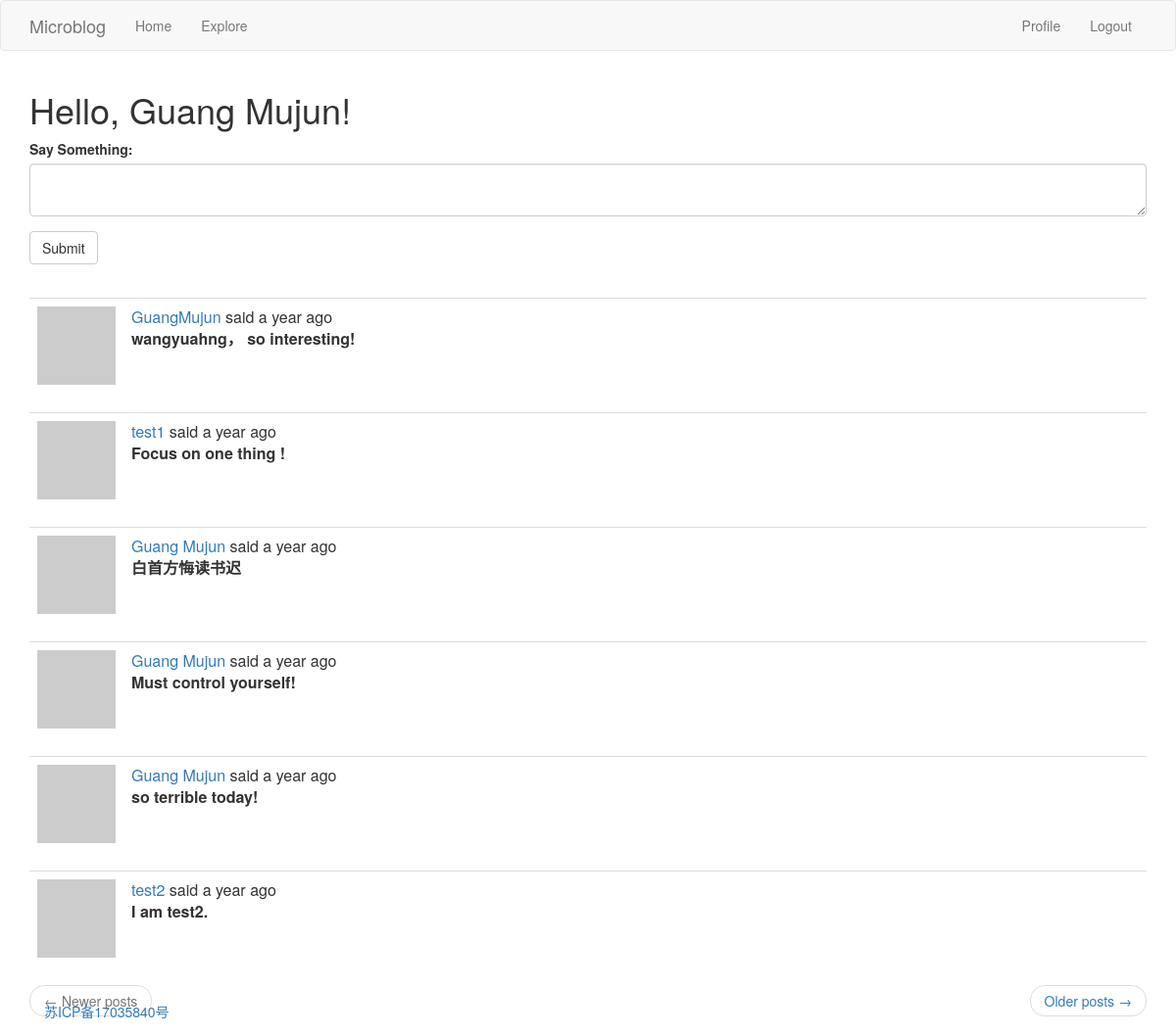
The app's page /index (signed in) with its own data.
### app/models.py (models this page shows, shortened)
class User(UserMixin,db.Model):
	id = db.Column(db.Integer , primary_key = True)
	username = db.Column(db.String(64) , index = True ,unique = True )
	email = db.Column(db.String(120) , index = True ,unique = True)
	password_hash = db.Column(db.String(128))
	posts = db.relationship('Post' , backref = 'author' , lazy = 'dynamic')
	about_me = db.Column(db.String(140))
	last_seen = db.Column(db.DateTime , default = datetime.utcnow)
	followed = db.relationship(
		'User' , secondary = followers ,#secondary 指定用于该关系的关联表
		primaryjoin = (followers.c.follower_id == id),#primaryjoin 通过关联表关联到关注者的条件 followers.c.follower_id 引用followers表中的follower_id列
		secondaryjoin = (followers.c.followed_id == id),#secondaryjoin 通过关联表关联到被关注者的条件
		backref = db.backref('followers' , lazy = 'dynamic') , lazy = 'dynamic'	)
	def avatar(self , size):
		digest = md5(self.email.lower().encode('utf-8')).hexdigest()
		return 'https://www.gravatar.com/avatar/{}?d=identicon&s={}' .format(digest , size)
	def followed_posts(self):
		followed =  Post.query.join(
			followers , (followers.c.followed_id == Post.user_id)	).filter(
				followers.c.follower_id == self.id)
		own = Post.query.filter_by(user_id = self.id)
		return followed.union(own)	.order_by(Post.timestamp.desc())

class Post(db.Model):
	id = db.Column(db.Integer , primary_key = True )
	body = db.Column(db.String(140))
	timestamp = db.Column(db.DateTime , index = True , default = datetime.utcnow)
	user_id = db.Column(db.Integer , db.ForeignKey ('user.id'))

### app/routes.py (the view)
@App.route('/', methods = ['GET' , 'POST'])
@App.route('/index', methods = ['GET' , 'POST'])
@login_required
def index():
	form = PostForm()
	if form.validate_on_submit():
		post = Post(body = form.post.data , author = current_user)
		db.session.add(post)
		db.session.commit()
		flash('Your post is now live! --Guang Mujun')
		return redirect(url_for('index'))					#重定向来响应Web表单提交产生的POST请求
	page = request.args.get('page' , 1 , type = int)				#request.args访问查询字符串中的参数 http://localhost:5000/index?page=2
	posts = current_user.followed_posts().paginate(
		page , App.config['POSTS_PER_PAGE'] , False )			#从数据库中获取用户感兴趣的用户动态。paginate()方法支持分页，三个参数：1.开始的页码2.每页的数据量3.错误布尔标记。
	next_url = url_for('index', page=posts.next_num) \
        		if posts.has_next else None					#has_next: 当前页之后存在后续页面时为真 next_num: 下一页的页码
  	prev_url = url_for('index', page=posts.prev_num) \
        		if posts.has_prev else None					#has_prev: 当前页之前存在前置页面时为真 prev_num: 上一页的页码
	return render_template('index.html', title='Home', form=form,
                          					posts=posts.items, next_url=next_url,
                          					prev_url=prev_url)#paginate()的返回是Pagination类的实例，items属性返回数据内容列表

### app/forms.py
class PostForm(FlaskForm):
	post = TextAreaField('Say Something:' , validators = [DataRequired() , Length(min = 1 ,max =140)])
	submit = SubmitField('Submit')

### app/models.py (called while the page is built)
@login.user_loader
def load_user(id):
	return User.query.get(int(id))

### app/routes.py (called while the page is built)
@App.before_request
def before_request():
	if current_user.is_authenticated:
		current_user.last_seen = datetime.utcnow()
		db.session.commit()

### app/templates/index.html (shortened to what this page needs)
{% extends "base.html" %}
{% import 'bootstrap/wtf.html' as wtf %}
{% block app_content %}
	<h1>Hello, {{ current_user.username }}!</h1>
	{% if form %}
	{{ wtf.quick_form(form) }}
	<br>
	{% endif %}
	{% for post in posts %}
	        {% include '_post.html' %}
	{% endfor %}
	    <nav aria-label="...">
	        <ul class="pager">
	            <li class="previous{% if not prev_url %} disabled{% endif %}">
	                <a href="{{ prev_url or '#' }}">
	                    <span aria-hidden="true">&larr;</span> Newer posts
	                </a>
	            </li>
	            <li class="next{% if not next_url %} disabled{% endif %}">
	                <a href="{{ next_url or '#' }}">
	                    Older posts <span aria-hidden="true">&rarr;</span>
	                </a>
	            </li>
	        </ul>
	    </nav>
{% endblock %}

### app/templates/base.html (shortened to what this page needs)
{%  extends 'bootstrap/base.html' %}
{%  block navbar %}
	<nav class="navbar navbar-default">
		<div class="container">
			<div class="navbar-header">
				<a class="navbar-brand" href="{{  url_for('index') }}">Microblog</a>
			</div>
			<div class="collapse navbar-collapse" id="bs-example-navbar-collapse-1">
                			<ul class="nav navbar-nav">
                    			<li><a href="{{ url_for('index') }}">Home</a></li>
                    			<li><a href="{{ url_for('explore') }}">Explore</a></li>
                			</ul>
                			<ul class="nav navbar-nav navbar-right">
                    			{% if current_user.is_anonymous %}
                    				<li><a href="{{ url_for('login') }}">Login</a></li>
                    			{% else %}
                    				<li><a href="{{ url_for('user', username=current_user.username) }}">Profile</a></li>
                    				<li><a href="{{ url_for('logout') }}">Logout</a></li>
                    			{% endif %}
                			</ul>
            		</div>
		</div>
	</nav>
{%  endblock %}
{%  block content %}
	<div class="container">
        		{% block app_content %}{% endblock %}
	</div>
	<footer class="footer navbar-fixed-bottom ">
    		<div class="container">
    			<p class="navbar-text"><a href="http://www.miitbeian.gov.cn">苏ICP备17035840号</a></p>
    		</div>
	</footer>
{%  endblock %}

### app/templates/_post.html (shortened to what this page needs)
<table class="table table-hover">
<tr>
	<td width="70px">
		<a href="{{ url_for('user', username=post.author.username) }}">
                   	 <img src="{{ post.author.avatar(70) }}" />
                </a>
	</td>
	<td>
		<a href="{{url_for('user' , username = post.author.username)}}">{{ post.author.username }} </a>
		said {{  moment(post.timestamp).fromNow() }}
		 <br><b>{{ post.body }}</b>
	</td>
</tr>
</table>

### records on screen
User: username "Guang Mujun"
Post: author.username "GuangMujun", timestamp "a year ago", body "wangyuahng， so interesting!"
Post: author.username "test1", timestamp "a year ago", body "Focus on one thing !"
Post: author.username "Guang Mujun", timestamp "a year ago", body "白首方悔读书迟"
Post: author.username "Guang Mujun", timestamp "a year ago", body "Must control yourself!"
Post: author.username "Guang Mujun", timestamp "a year ago", body "so terrible today!"
Post: author.username "test2", timestamp "a year ago", body "I am test2."
